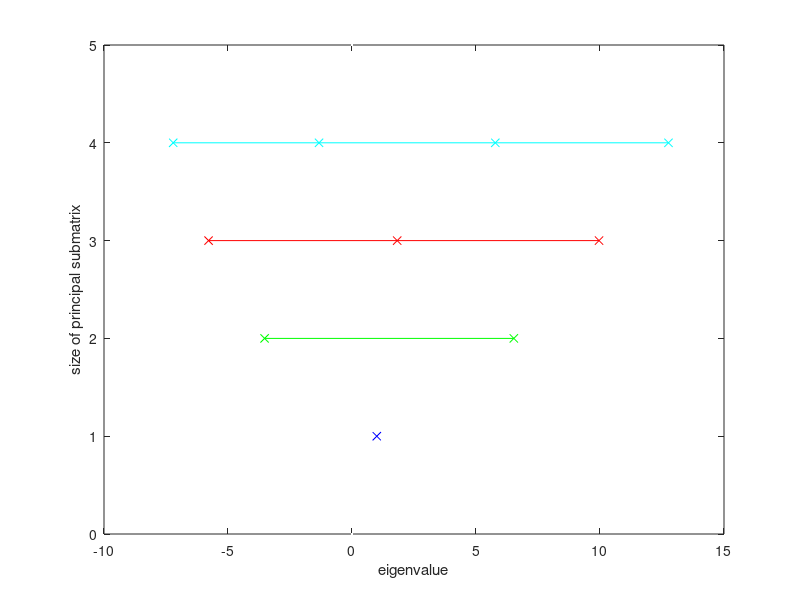

This chart was generated by the following MATLAB code:
A = [1 5 0 0; 5 2 6 0;0 6 3 7; 0 0 7 4] ;
X1 = eig(A(1,1));
Y1 = [1];
X2 = eig(A(1:2,1:2));
Y2 = [2; 2];
X3 = eig(A(1:3,1:3));
Y3 = [3; 3; 3];
X4 = eig(A);
Y4 = [4; 4; 4; 4];
X5 = [0;0];
Y5 = [0;5];
plot(X1, Y1, 'bx-' , X2, Y2, 'gx-' , X3, Y3, 'rx-' , X4, Y4, 'cx-', X5, Y5, 'w.');
xlabel('eigenvalue')
ylabel('size of principal submatrix')